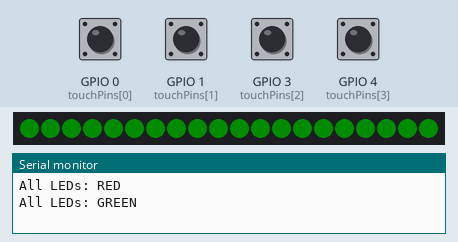
Simulated run of this sketch. Board: ESP32-C3. On the bench: 20 RGB LEDs in strip order, left to right, the last lines printed to the serial monitor. The inputs (shaded band) are chosen by the test bench; at power-on: GPIO 0 (touchPins[0]), GPIO 1 (touchPins[1]), GPIO 3 (touchPins[2]), GPIO 4 (touchPins[3]) LOW. Dim RGB values are drawn brighter than linear.

Above: at 2.6 s.
2.7 s: GPIO 0 (touchPins[0]) pulled HIGH for 0.15 s
At 5.3 s:
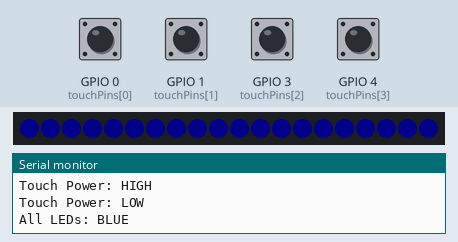
5.8 s: GPIO 1 (touchPins[1]) pulled HIGH for 0.15 s
At 6.8 s:
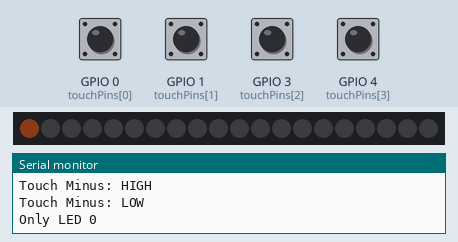
8.9 s: GPIO 3 (touchPins[2]) pulled HIGH for 0.15 s
11.5 s: GPIO 4 (touchPins[3]) pulled HIGH for 0.15 s
Timing chart, 0 to 14.5 s (numbered marks = the images above; inputs shaded):
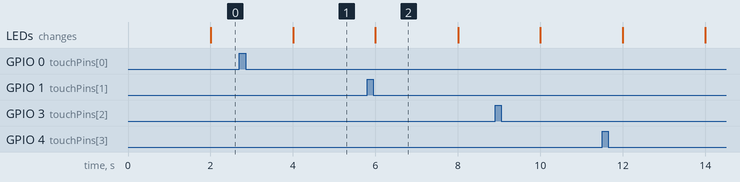

Measured:
- what the display in image 2 shows lasts 2.0 s, from 6.0 s to 8.0 s

The sketch:

LED_Check.ino
```cpp
// Optional low-output wiring check. Upload DenDeco again after this check.
// Uses the same pins; it does not erase or update the saved DenDeco NVS.
#include <Adafruit_NeoPixel.h>
Adafruit_NeoPixel pixels(20,5,NEO_GRB+NEO_KHZ800);
const uint8_t touchPins[]={0,1,3,4};
const char* labels[]={"Power","Minus","Plus","Mode"};
bool oldTouch[4]={};
uint32_t lastStep=0;
int step=-1;
void setup(){Serial.begin(115200);for(auto pin:touchPins)pinMode(pin,INPUT);pixels.begin();pixels.clear();pixels.show();}
void loop(){
 uint32_t now=millis();
 for(int i=0;i<4;i++){bool down=digitalRead(touchPins[i])==HIGH;if(down!=oldTouch[i]){oldTouch[i]=down;Serial.printf("Touch %s: %s\n",labels[i],down?"HIGH":"LOW");}}
 uint32_t interval=step>=7?600:2000;
 if(step<0||uint32_t(now-lastStep)>=interval){
  lastStep=now;step=(step+1)%17;pixels.clear();
  if(step<3){for(int i=0;i<20;i++)pixels.setPixelColor(i,step==0?12:0,step==1?12:0,step==2?12:0);Serial.printf("All LEDs: %s\n",step==0?"RED":step==1?"GREEN":"BLUE");}
  else if(step<7){const int indices[]={0,9,10,19};int i=indices[step-3];pixels.setPixelColor(i,12,5,2);Serial.printf("Only LED %d\n",i);}
  else {int h=step-7;pixels.setPixelColor(h,12,5,2);pixels.setPixelColor(19-h,12,5,2);Serial.printf("Height pair %d and %d\n",h,19-h);}
  pixels.show();
 }
 delay(1);
}
```
